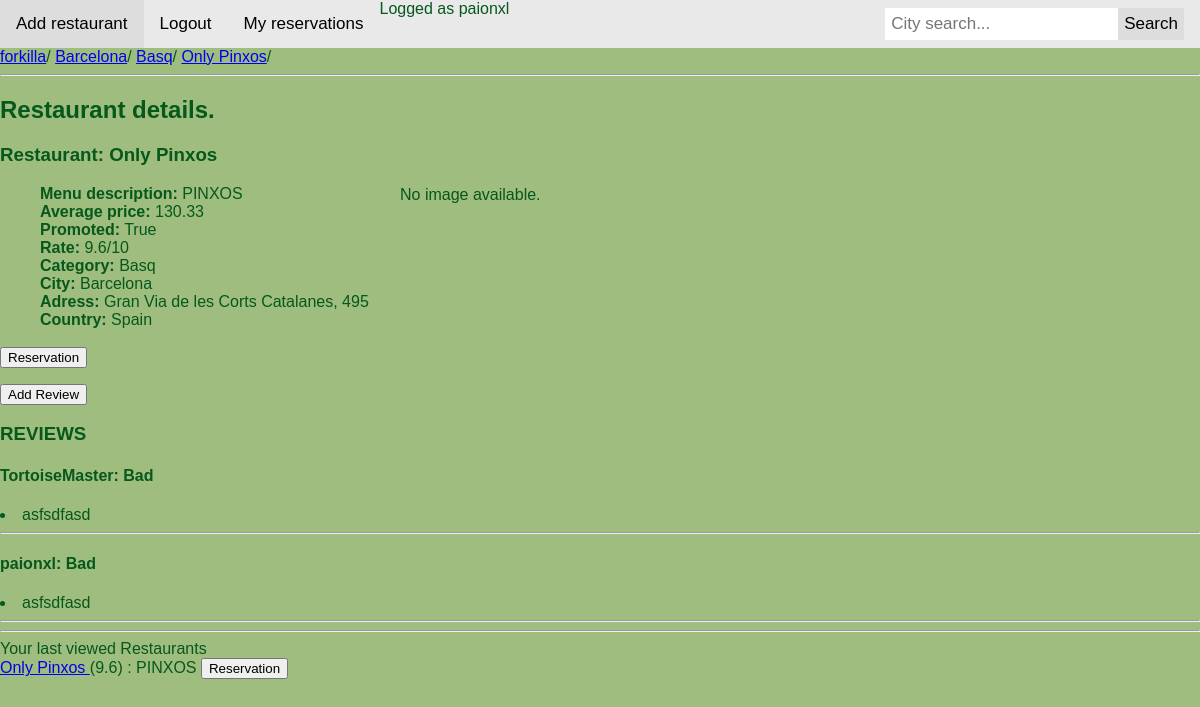
Screenshot of /restaurant/09186666/ (signed in) with the database file from the repository.
### forkilla/models.py (models this page shows, shortened)
class Restaurant(models.Model):
    CATEGORIES = (
        ("Rice", "Rice"),
        ("Fusi", "Fusion"),
        ("BBQ", "Barbecue"),
        ("Chin", "Chinese"),
        ("Medi", "Mediterranean"),
        ("Crep", "Creperie"),
        ("Hind", "Hindu"),
        ("Japa", "Japanese"),
        ("Ital", "Italian"),
        ("Mexi", "Mexican"),
        ("Peru", "Peruvian"),
        ("Russ", "Russian"),
        ("Turk", "Turkish"),
        ("Basq", "Basque"),
        ("Vegy", "Vegetarian"),
        ("Afri", "African"),
        ("Egyp", "Egyptian"),
        ("Grek", "Greek")
    )
    _d_categories = dict(CATEGORIES)
    restaurant_number = models.CharField(max_length=8, unique=True)
    name = models.CharField(max_length=50)
    menu_description = models.TextField()
    price_average = models.DecimalField(max_digits=5, decimal_places=2)
    is_promot = models.BooleanField()
    rate = models.DecimalField(max_digits=3, decimal_places=1)
    address = models.CharField(max_length=50)
    city = models.CharField(max_length=50)
    country = models.CharField(max_length=50)
    featured_photo = models.ImageField()
    category = models.CharField(max_length=5, choices=CATEGORIES)
    restaurant_capacity = models.PositiveIntegerField(max_length=3)

class Review(models.Model):
    RATING = (
        ("Very Bad", "1"),
        ("Bad", "2"),
        ("OK", "3"),
        ("Good", "4"),
        ("Very Good", "5"),
    )
    _d_rating = dict(RATING)
    id = models.AutoField(primary_key=True)
    restaurant = models.ForeignKey(Restaurant)
    user = models.ForeignKey(User, editable=False, default=00)
    rating = models.CharField(max_length=15, choices=RATING)
    comment = models.CharField(max_length=150)

class RestaurantInsertDate(models.Model):
    viewedrestaurants = models.ForeignKey(ViewedRestaurants, on_delete=models.CASCADE)
    restaurant = models.ForeignKey(Restaurant, on_delete=models.CASCADE)
    date_added = models.DateTimeField(auto_now_add=True)
    class Meta:
        ordering = ['-date_added']

### forkilla/views.py (the view)
# urls.py: url(r'^restaurant/(?P<restaurant_number>.*)/$', views.details, name='restaurant'),
def details(request,restaurant_number=""):
    try:
        viewedrestaurants = _check_session(request)
        restaurant = Restaurant.objects.get(restaurant_number=restaurant_number)
        lastviewed = RestaurantInsertDate(viewedrestaurants=viewedrestaurants, restaurant=restaurant)
        lastviewed.save()
        reviews = Review.objects.filter(restaurant=restaurant)
        context = {
            'logged': request.user.is_authenticated(),
            'user_name': request.user.username,
            'reviews': reviews,
            'city': restaurant.city,
            'category': restaurant.category,
            'admin': request.user.is_superuser,
            'restaurant': restaurant,
            'viewedrestaurants': viewedrestaurants
        }
        return render(request, 'forkilla/details.html', context)
    except Restaurant.DoesNotExist:
        raise Http404

### forkilla/views.py (called while the page is built)
def _check_session(request):
    if "viewedrestaurants" not in request.session:
        viewedrestaurants = ViewedRestaurants()
        viewedrestaurants.save()
        request.session["viewedrestaurants"] = viewedrestaurants.id_vr
    else:
        viewedrestaurants = ViewedRestaurants.objects.get(id_vr=request.session["viewedrestaurants"])
    return viewedrestaurants

### templates/forkilla/details.html (shortened to what this page needs)
{% extends 'forkilla/base.html' %}
{% block content %}
<html>
    <head>
    </head>
    <body style="background-color: #9ebd7e; color: #06581c;">
        <header>
            <hr/>
            <h2>Restaurant details.</h2>
        </header>
        <main>
            <article>
                {% if restaurant %}
                    <div>
                    <dl>
                        <dt><h3>Restaurant: {{restaurant.name}}</h3></dt>
                        <dd><b>Menu description:</b> {{restaurant.menu_description}}</dd>
                        <dd><b>Average price:</b> {{restaurant.price_average}}</dd>
                        <dd><b>Promoted:</b> {{restaurant.is_promot}}</dd>
                        <dd><b>Rate:</b> {{restaurant.rate}}/10</dd>
                        <dd><b>Category:</b> {{restaurant.category}}</dd>
                        <dd><b>City:</b> {{restaurant.city}}</dd>
                        <dd><b>Adress:</b> {{restaurant.address}}</dd>
                        <dd><b>Country:</b> {{restaurant.country}}</dd>
                        <br/>
                        <form action="{% url 'reservation'%}" method="get">
                            <button type="submit" name="reservation" value={{restaurant.restaurant_number}}> Reservation </button>
                        </form>
                        <form action="{% url 'reviews'%}" method="get">
                            <button type="submit" name="reviews" value={{restaurant.restaurant_number}}> Add Review </button>
                        </form>
                    </dl>
                    </div>
                    <div style="position:absolute;top:170px; left:400px;">
                        {% if restaurant.featured_photo %}
                        {% load static %}
                        {% else %}
                        <p>No image available.</p>
                        {% endif %}
                    </div>
                    <h3>REVIEWS</h3>
                    {% for review in reviews %}
                        <h4> <b>{{review.user.username}}: {{review.rating}}</b> </h4>
                        <li>
                            {{review.comment}}
                        </li>
                        <hr/>
                    {% endfor %}
                {% else %}
                    <p>No restaurants are available.</p>
                {% endif %}
            </article>
        </main>
    </body>
</html>
{% endblock%}

### templates/forkilla/base.html (shortened to what this page needs)
<div class="topnav">
    {% if admin %}
        <a href="{%url 'addrestaurant' %}"> Add restaurant </a>
    {% endif %}
    {% if logged %}
        <a href="{%url 'logout' %}?next={{next_url}}"> Logout </a>
        <a href="{%url 'reservations' %}"> My reservations </a>
        Logged as {{user_name}}
    {% else %}
        <a href="{%url 'login' %}?next={{next_url}}"> Login </a>
        <a href="{%url 'register' %}"> Registration </a>
    {% endif %}
    <div class="search-container">
    <form action="{% url 'restaurants'%}" method="SET" style="margin: 0">
        <input  id="search_box" type="text" name="search_box"  placeholder="City search..." >
        <button id="search_submit" type="submit" >Search</button>
    </form>
    </div>
</div>
<nav>
    <a href="{% url 'restaurants'%}">forkilla</a>/
    {% if city %}
    <a href="{% url 'restaurants' city%}">{{city}}</a>/
        {% if category %}
            <a href="{% url 'restaurants' city category%}">{{category}}</a>/
            {% if restaurant %}
                <a href="{% url 'restaurant' restaurant.restaurant_number%}">{{restaurant.name}}</a>/
            {% endif %}
        {% endif %}
    {% endif %}
</nav>
{% block content %}
{% endblock content%}
<hr/>
Your last viewed Restaurants <br>
<form action="{% url 'reservation'%}" method="get">
    {% for restaurant in viewedrestaurants.restaurantinsertdate_set.all|slice:"5"%}
    <a href="{% url 'restaurant' restaurant.restaurant.restaurant_number%}"> 	{{restaurant.restaurant.name}} </a> ({{restaurant.restaurant.rate}}) : 	{{restaurant.restaurant.menu_description}}
    <button type="submit" name="reservation" value={{restaurant.restaurant.restaurant_number}}>Reservation</button>
    <br>
    {% endfor %}
</form>

### templates/forkilla/base.html (style rules this page uses)
* { box-sizing: border-box; }
body { margin: 0; font-family: Arial, Helvetica, sans-serif; }
.topnav { overflow: hidden; background-color: #e9e9e9; }
.topnav a { float: left; display: block; color: black; text-align: center; padding: 14px 16px; text-decoration: none; font-size: 17px; }
.topnav .search-container { float: right; }
.topnav input[type=text] { padding: 6px; margin-top: 8px; font-size: 17px; border: none; }
.topnav .search-container button { float: right; padding: 6px; margin-top: 8px; margin-right: 16px; background: #ddd; font-size: 17px; border: none; cursor: pointer; }

### rows the page displays
Restaurant: city "Barcelona", category "Basq", name "Only Pinxos", menu_description "PINXOS", price_average "130.33", is_promot "True", rate "9.6", address "Gran Via de les Corts Catalanes, 495", country "Spain"
Review: user.username "TortoiseMaster", rating "Bad", comment "asfsdfasd"
Review: user.username "paionxl", rating "Bad", comment "asfsdfasd"

### other values shown
{{ user_name }} "paionxl"
